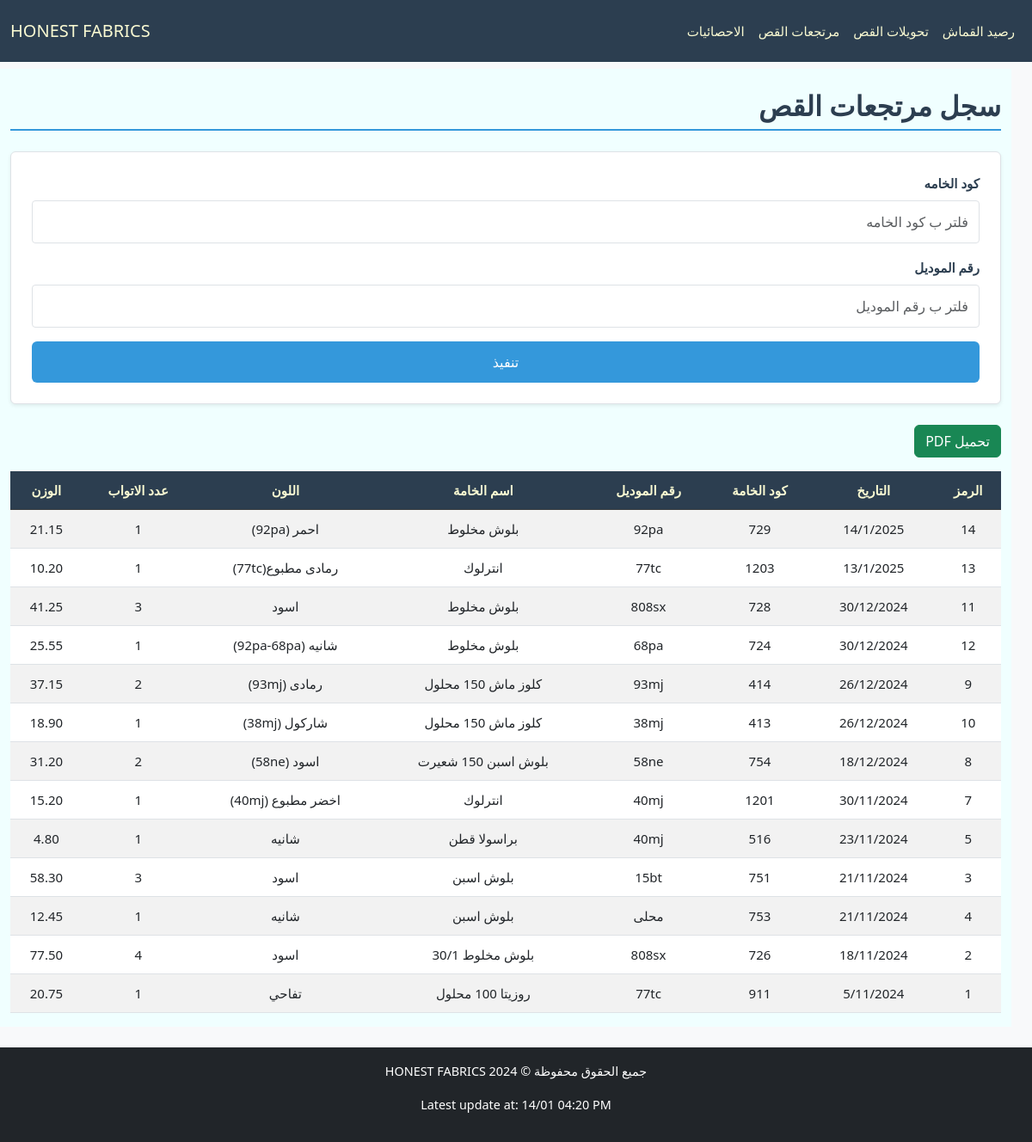
Before: /ReturnTransfer/ with the older database file.
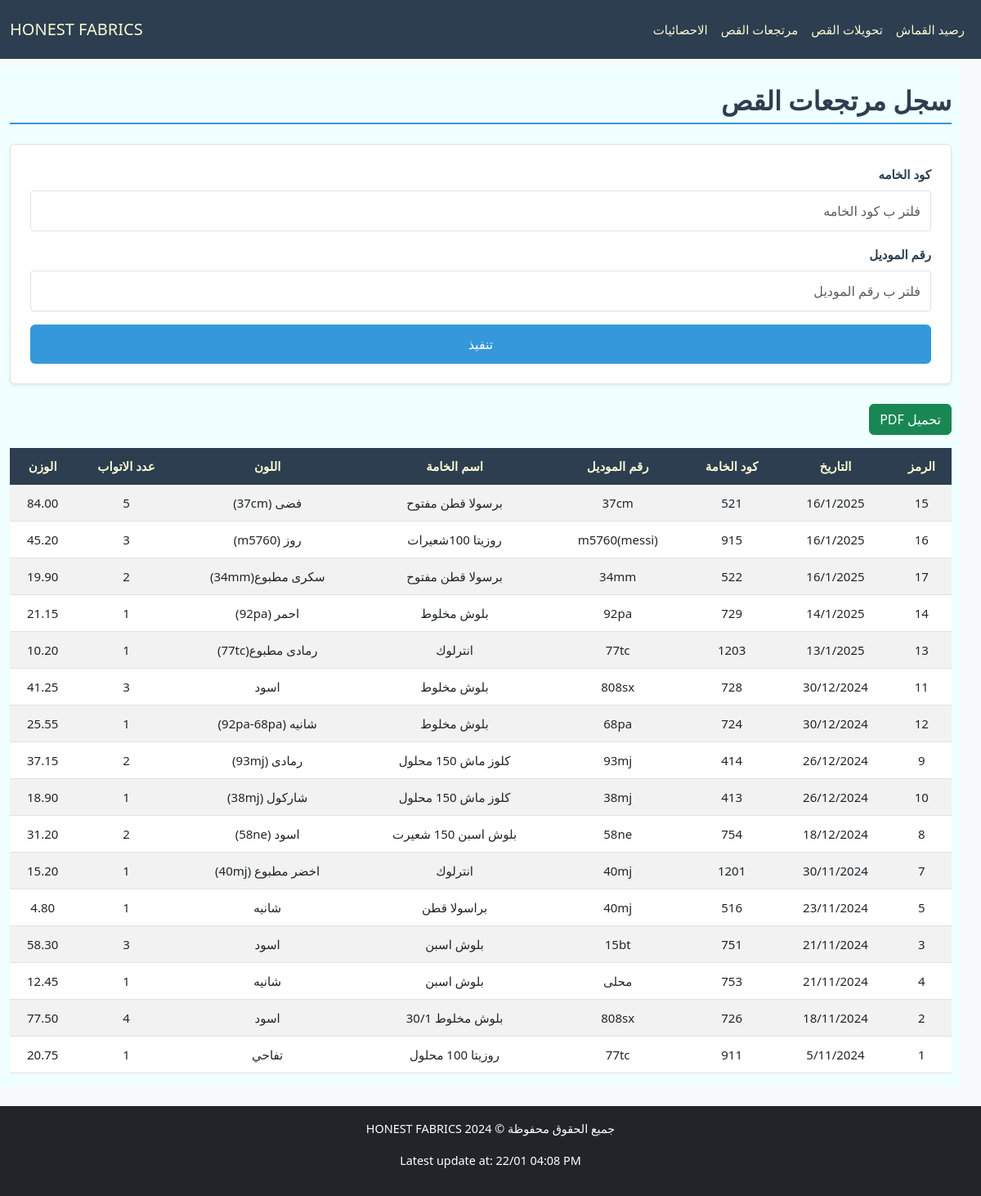
After: the same page with the newer database file.
### cloth/models.py (models this page shows, shortened)
class Base(models.Model):
    id = models.IntegerField(primary_key=True, verbose_name="الرمز")
    fabric_code = models.CharField(max_length=100, verbose_name="كود الخامه", db_index=True, null=True, blank=True)
    fabric_name = models.CharField(max_length=200, verbose_name="اسم الخامه", null=True, blank=True)
    color = models.CharField(max_length=100, verbose_name="اللون", null=True, blank=True)
    roll = models.PositiveIntegerField(verbose_name="عدد الاتواب", null=True, blank=True)
    weight = models.DecimalField(max_digits=10, decimal_places=2, verbose_name="الوزن", null=True, blank=True)
    date = models.CharField(max_length=100,verbose_name="التاريخ", null=True, blank=True)
    class Meta:
        abstract = True

class ReturnTransfer(Base):
    model_number = models.CharField(max_length=100, verbose_name="رقم الموديل", null=True, blank=True)

### cloth/views.py (the view)
# urls.py: path('ReturnTransfer/', ReturnTransferView.as_view(), name='return_transfer_view'),
class ReturnTransferView(FilterableListView):
    template_name = "cloth/return.html"
    model = ReturnTransfer
    filter_fields = ['fabric_code', 'model_number']
    columns = ["الرمز","التاريخ","كود الخامة","رقم الموديل","اسم الخامة","اللون","عدد الاتواب","الوزن"]

### cloth/views.py (called while the page is built)
    def parse_date(self, date_str):
        try:
            normalized_date = date_str.replace("\\", "/")
            return datetime.strptime(normalized_date, "%d/%m/%Y")
        except (ValueError, AttributeError):
            return datetime.min

    def get_queryset(self):
        queryset = super().get_queryset()
        filters = Q()
        ordering = self.request.GET.get('order', 'desc')
        for field in self.filter_fields:
            filter_value = self.request.GET.get(field)
            if filter_value:
                filters &= Q(**{f"{field}__icontains": filter_value})
        filtered_queryset = queryset.filter(filters)
        models = list(filtered_queryset)
        models.sort(
            key=lambda x: self.parse_date(x.date) if x.date else datetime.min,
            reverse=(ordering == 'desc')
        )
        return models

    def get_context_data(self, **kwargs):
        context = super().get_context_data(**kwargs)
        update = Updates.objects.all().order_by('-date').first()
        context['update'] = localtime(update.date).strftime("%d/%m %I:%M %p") if update and update.date else None
        context['columns'] = self.columns
        model_meta = self.model._meta
        context['filter_fields'] = [
            {
                'field_name': field,
                'verbose_name': model_meta.get_field(field).verbose_name,
                'value': self.request.GET.get(field) or "",
            }
            for field in self.filter_fields
        ]
        return context

### cloth/templates/cloth/return.html (shortened to what this page needs)
{% extends "cloth/layout.html" %}
{% block body %}
    <h2 class="section-title pt-4">سجل مرتجعات القص</h2>
    <form method="get" class="filter-form mb-4 p-4 rounded shadow-sm">
        {% for filter_field in filter_fields %}
        <div class="form-group mb-3">
            <label for="filter_{{ forloop.counter }}" class="form-label">{{ filter_field.verbose_name }}</label>
            <input type="text" id="filter_{{ forloop.counter }}" name="{{ filter_field.field_name }}"
                   placeholder="فلتر ب {{ filter_field.verbose_name }}"
                   class="form-control"
                   value="{{ filter_field.value }}">
        </div>
        {% endfor %}
        <button type="submit" class="btn btn-primary w-100">تنفيذ</button>
    </form>
    <button onclick="generatePDF()" class="btn btn-success mb-3">تحميل PDF</button>
    <div style="overflow-y: auto; max-height: 70vh; position: relative;" class="table-responsive mb-4">
        <table id="data-table"  class="table table-striped">
            <thead class="table-dark">
                <tr>
                    <th style="position: sticky; top: 0;" >الرمز</th>
                    <th style="position: sticky; top: 0;" >التاريخ</th>
                    <th style="position: sticky; top: 0;" >كود الخامة</th>
                    <th style="position: sticky; top: 0;" >رقم الموديل</th>
                    <th style="position: sticky; top: 0;" >اسم الخامة</th>
                    <th style="position: sticky; top: 0;" >اللون</th>
                    <th style="position: sticky; top: 0;" >عدد الاتواب</th>
                    <th style="position: sticky; top: 0;" >الوزن</th>
                </tr>
            </thead>
            <tbody>
                {% for model in models %}
                <tr>
                    <td>{{ model.id }}</td>
                    <td>{{ model.date }}</td>
                    <td>{{ model.fabric_code }}</td>
                    <td>{{ model.model_number }}</td>
                    <td>{{ model.fabric_name }}</td>
                    <td>{{ model.color }}</td>
                    <td>{{ model.roll }}</td>
                    <td>{{ model.weight }}</td>
                </tr>
                {% endfor %}
            </tbody>
        </table>
    </div>
{% endblock body %}

### cloth/templates/cloth/layout.html (shortened to what this page needs)
{% load static %}
<!DOCTYPE html>
<html lang="ar" dir="rtl">
<head>
    <link href="https://cdn.jsdelivr.net/npm/bootstrap@5.3.0/dist/css/bootstrap.min.css" rel="stylesheet">
    <link href="https://cdnjs.cloudflare.com/ajax/libs/font-awesome/6.0.0/css/all.min.css" rel="stylesheet">
    <link rel="stylesheet" href={% static "cloth/styles.css" %}>
</head>
<body>
    <nav id="navbar"  class="navbar bg-body-tertiary fixed-top">
        <div class="container-fluid">
            <div class="d-none d-lg-flex">
                <ul class="navbar-nav me-auto mb-2 mb-lg-0 d-flex flex-row">
                    <li class="p-2 nav-item">
                        <a class="nav-link active" aria-current="page" href="{% url 'fabric_view' %}">رصيد القماش</a>
                    </li>
                    <li class="p-2 nav-item">
                        <a class="nav-link active" aria-current="page" href="{% url 'cut_transfer_view' %}">تحويلات القص</a>
                    </li>
                    <li class="p-2 nav-item">
                        <a class="nav-link active" aria-current="page" href="{% url 'return_transfer_view' %}">مرتجعات القص</a>
                    </li>
                    <li class="p-2 nav-item">
                        <a class="nav-link active" aria-current="page" href="{% url 'statistics_view' %}">الاحصائيات</a>
                    </li>
                </ul>
            </div>
            <a class="navbar-brand" href="#">HONEST FABRICS</a>
        </div>
    </nav>
    <div class="body-div container">
        {% block body %}{% endblock body %}
    </div>
    <footer class="footer bg-dark text-white text-center py-3">
        <p>جميع الحقوق محفوظة © HONEST FABRICS 2024</p>
        {% if update %}
            <p>Latest update at: {{update}}</p>
        {% else %}
            <p>No updates available</p>
        {% endif %}
    </footer>
</body>
</html>

### cloth/static/cloth/styles.css (style rules this page uses)
:root { --primary-color: #3498db; --secondary-color: #2c3e50; --success-color: #2ecc71; --danger-color: #e74c3c; --warning-color: #f1c40f; --light-bg: #f8f9fa; --dark-bg: #343a40; --light-text: lightgoldenrodyellow; --golden-text: rgb(255, 255, 0); --border-color: #dee2e6; --white-color: #ffffff; }
ul, div { padding: 0; margin: 0; }
body { background-color: var(--light-bg); margin-top: 80px; margin-inline: 0; font-family: 'Segoe UI', Tahoma, Geneva, Verdana, sans-serif; line-height: 1.6; font-size: 16px; }
.body-div { margin: 2%; max-width: 98%; background-color: azure; min-height: 81vh; }
#navbar, #navbar-menu-body { background-color: var(--secondary-color) !important; }
#navbar, #navbar a, #navbar-menu-body, #navbar-menu-body a { color: var(--light-text) !important; }
.section-title { color: var(--secondary-color); border-bottom: 2px solid var(--primary-color); padding-bottom: 0.5rem; margin-bottom: 1.5rem; font-weight: bold; }
.table { border-collapse: separate; border-spacing: 0; border-radius: 8px; width: 100%; }
.table th, .table td { text-align: center; vertical-align: middle; padding: 10px; }
.table-striped tbody tr:nth-of-type(odd) { background-color: var(--light-bg); }
.table-dark th { background-color: var(--secondary-color); color: var(--light-text); }
.footer { margin-top: 20px; text-align: center; padding: 1rem; font-size: 0.9rem; }
.filter-form { background-color: var(--white-color); border: 1px solid var(--border-color); border-radius: 8px; padding: 1.5rem; box-shadow: 0 4px 6px rgba(0, 0, 0, 0.1); }
.filter-form .form-group { margin-bottom: 1.5rem; }
.filter-form .form-label { display: block; font-weight: bold; color: var(--secondary-color); margin-bottom: 0.5rem; }
.filter-form .form-control { border: 1px solid var(--border-color); border-radius: 4px; padding: 0.75rem; transition: border-color 0.3s ease, box-shadow 0.3s ease; }
.filter-form .btn { background-color: var(--primary-color); border: none; color: var(--white-color); padding: 0.75rem; font-size: 1rem; transition: background-color 0.3s ease, transform 0.2s ease; }
@media (max-width: 1200px) { body { font-size: 15px; } }

Changed rows visible on the page:
added ReturnTransfer: id "15", date "16/1/2025", fabric_code "521", model_number "37cm", fabric_name "برسولا قطن مفتوح", color "فضى (37cm)", roll "5", weight "84.00"
added ReturnTransfer: id "16", date "16/1/2025", fabric_code "915", model_number "m5760(messi)", fabric_name "روزيتا 100شعيرات", color "روز (m5760)", roll "3", weight "45.20"
added ReturnTransfer: id "17", date "16/1/2025", fabric_code "522", model_number "34mm", fabric_name "برسولا قطن مفتوح", color "سكرى مطبوع(34mm)", roll "2", weight "19.90"
Other visible differences:
{{ update }}: "14/01 04:20 PM" → "22/01 04:08 PM"
